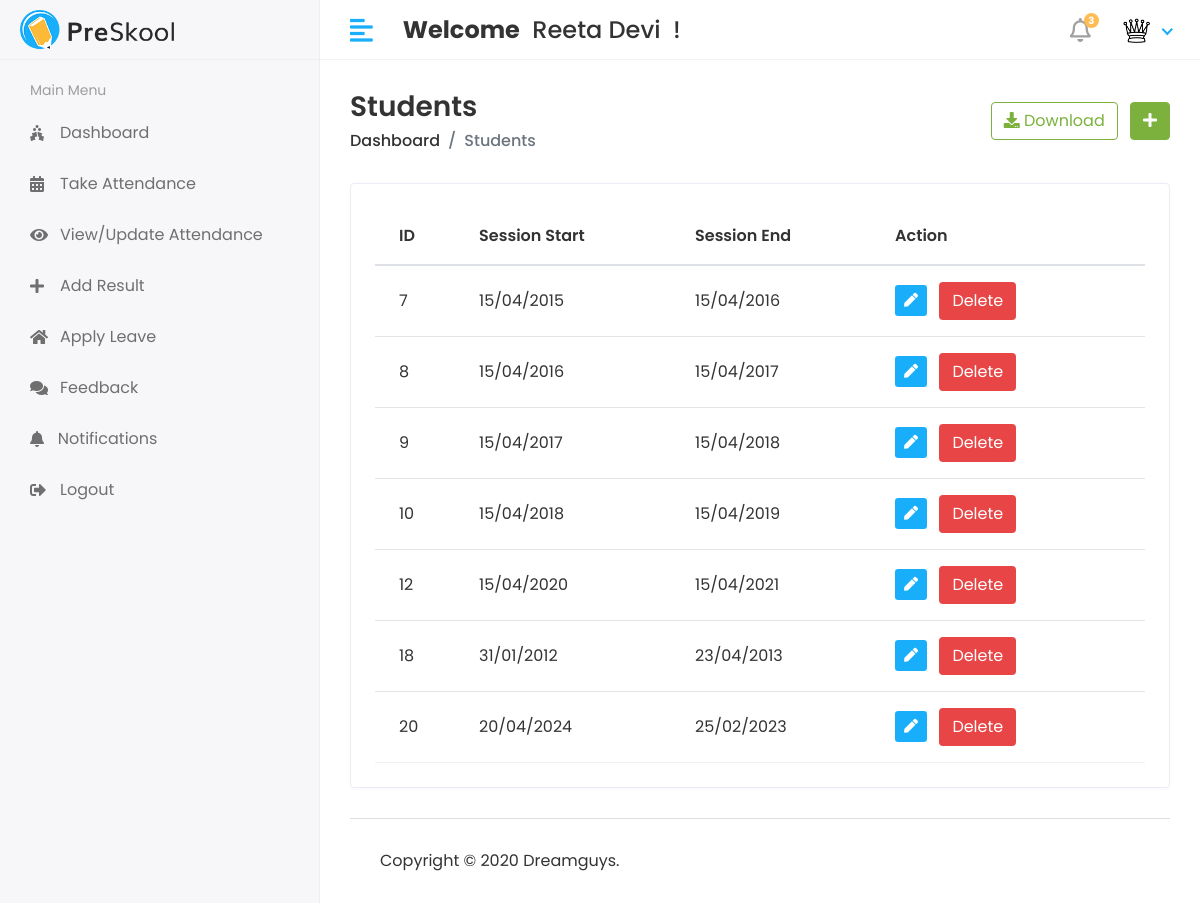
Page /Hod/Session/view (signed in) on the earlier database version.
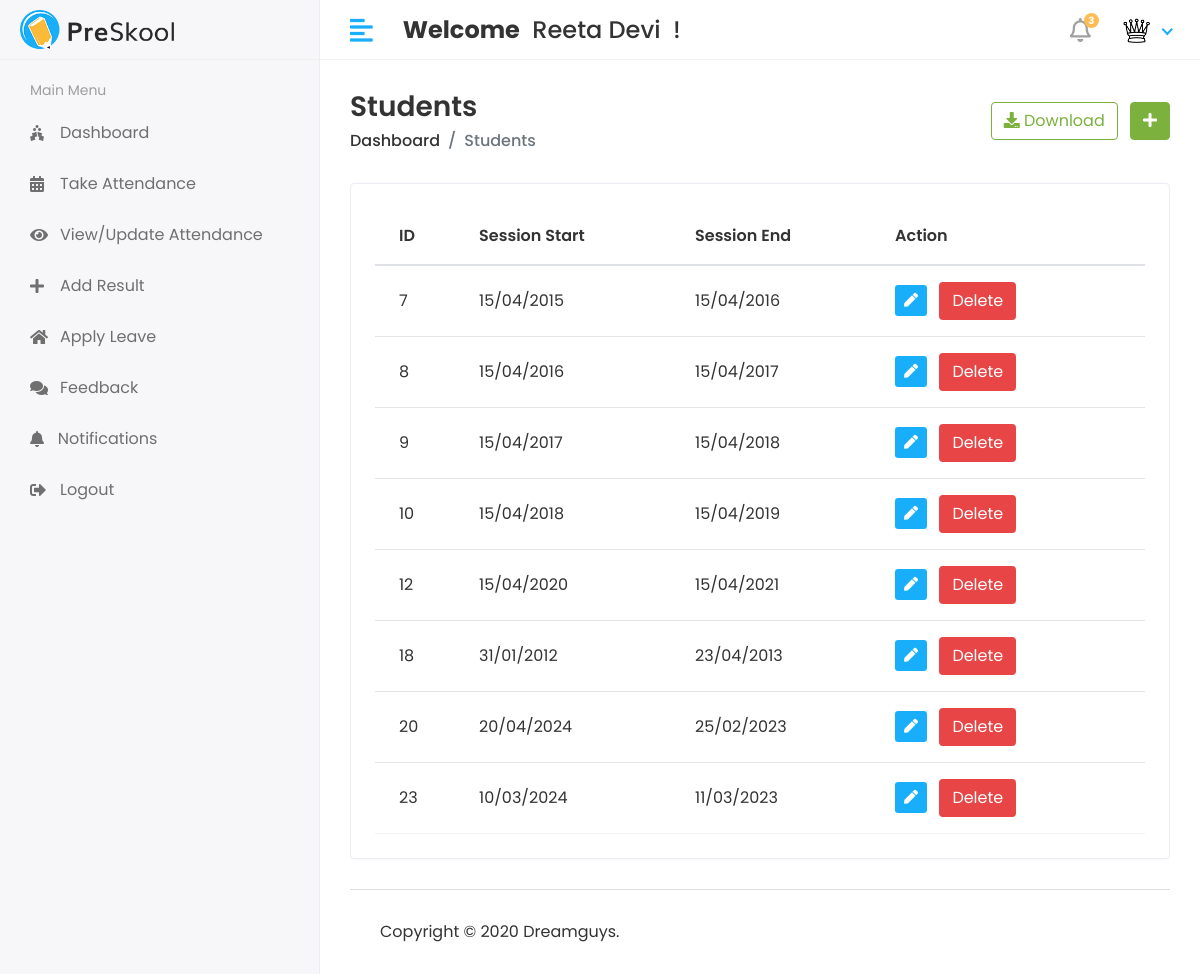
Same page on the later database version.
### myApp/models.py (models this page shows, shortened)
class CustomUser(AbstractUser):
  USER = (
    (1, 'HOD'),
    (2, 'STAFF'),
    (3, 'STUDENT'),
  )
  user_type = models.CharField(choices=USER, max_length=50, default=1)
  profile_Pic = models.ImageField(upload_to='media/profilePic')

class SessionYear(models.Model):
  objects = None
  session_start = models.CharField(max_length=50)
  session_end = models.CharField(max_length=50)

### StudentManagementProject/Hod_Views.py (the view)
@login_required(login_url='/')
def view_session(request):
  session = SessionYear.objects.all()
  context = {
    "sessions": session
  }
  return render(request, 'Hod/view_session.html', context)

### templates/Hod/view_session.html (shortened to what this page needs)
{% extends 'base.html' %}
{% block content %}
{% load static %}
<div class="page-header">
  <div class="row align-items-center">
    <div class="col">
      <h3 class="page-title">Students</h3>
      <ul class="breadcrumb">
        <li class="breadcrumb-item"><a href="{% url 'hod_home' %}">Dashboard</a></li>
        <li class="breadcrumb-item active">Students</li>
      </ul>
    </div>
    <div class="col-auto text-right float-right ml-auto">
      <a href="#" class="btn btn-outline-success mr-2"><i class="fas fa-download"></i> Download</a>
      <a href="{% url 'add_session' %}" class="btn btn-success"><i class="fas fa-plus"></i></a>
    </div>
  </div>
</div>
<div class="row">
  <div class="col-sm-12">
    <div class="card card-table">
      <div class="card-body">
        <div class="table-responsive">
          <table id="table_id" class="table table-hover table-center mb-0">
            <thead>
            <tr>
              <th>ID</th>
              <th>Session Start</th>
              <th>Session End</th>
              <th class="text-left">Action</th>
            </tr>
            </thead>
            <tbody>
            {% for i in sessions %}
            <tr>
              <td>{{i.id}}</td>
              <td>{{i.session_start}}</td>
              <td>{{i.session_end}}</td>
              <td>
                <div class="actions">
                  <a href="{% url 'edit_session' i.id %}" class="btn btn-sm bg-success-light mr-2">
                    <i class="fas fa-pen"></i>
                  </a>
                  <a href="{% url 'delete_session' i.id %}" class="btn btn bg-danger text-white">
                     Delete
                  </a>
                </div>
              </td>
            </tr>
            {% endfor %}
            </tbody>
          </table>
        </div>
      </div>
    </div>
  </div>
</div>
{% endblock %}

### templates/base.html (shortened to what this page needs)
<!DOCTYPE html>
<html lang="en">
{% load static %}
<head>
  <link rel="stylesheet" href="{% static 'assets/plugins/bootstrap/css/bootstrap.min.css' %}">
  <link rel="stylesheet" href="{% static 'assets/plugins/fontawesome/css/fontawesome.min.css' %}">
  <link rel="stylesheet" href="{% static 'assets/plugins/fontawesome/css/all.min.css' %}">
  <link rel="stylesheet" href="{% static 'assets/css/style.css' %}">
  <link rel="stylesheet" href="{% static 'assets/plugins/datatables/datatables.min.css' %}">
  <link rel="stylesheet" type="text/css" href="https://cdn.datatables.net/1.13.2/css/jquery.dataTables.css">
</head>
<body>
<div class="main-wrapper">
  {% include 'includes/header.html' %}
  {% include 'includes/sidebar.html' %}
  <div class="page-wrapper">
    <div class="content container-fluid">
      {% block content %} {% endblock %}
      {% include 'includes/footer.html' %}
    </div>
  </div>
</div>
</body>
</html>

### templates/includes/header.html (shortened to what this page needs)
{% load static %}
<div class="header">
  <div class="header-left">
    <a href="#" class="logo">
      <img src="{% static 'assets/img/logo.png' %}" alt="Logo">
    </a>
  </div>
  <a href="javascript:void(0);" id="toggle_btn">
    <i class="fas fa-align-left"></i>
  </a>
  <div class="top-nav-search mt-3">
    <h4><strong>Welcome</strong>&nbsp; <span>{{ user.first_name }} {{ user.last_name}}</span>&nbsp; !</h4>
  </div>
  <ul class="nav user-menu">
    <li class="nav-item dropdown noti-dropdown">
      <a href="#" class="dropdown-toggle nav-link" data-toggle="dropdown">
        <i class="far fa-bell"></i><span class="badge badge-pill">3</span>
      </a>
    </li>
    <li class="nav-item dropdown has-arrow">
      <a href="#" class="dropdown-toggle nav-link" data-toggle="dropdown">
        {% if user.profile_Pic == "" %}
        <span class="user-img"><img class="rounded-circle" src="{% static 'assets/img/no-img.jpg' %}" width="31" alt="{{user.first_name}}'s Pic"></span>
        {% else %}
        <span class="user-img"><img class="rounded-circle" src="/{{user.profile_Pic}}" width="31" alt="{{user.first_name}}'s Pic"></span>
        {% endif %}
      </a>
    </li>
  </ul>
</div>

### templates/includes/sidebar.html (shortened to what this page needs)
{% load active_link_tags %}
<div class="sidebar" id="sidebar">
  <div class="sidebar-inner slimscroll">
    <div id="sidebar-menu" class="sidebar-menu">
      {% if user.user_type == '1' %}
      <ul>
        <li class="menu-title">
          <span>Main Menu</span>
        </li>
        <li class="{% active_link 'hod_home' 'active' %}">
          <a href="{% url 'hod_home' %}">
            <i class="fa fa-user"></i>
            <span>Dashboard</span>
          </a>
        </li>
        <li class="submenu {% active_link 'view_staff' 'active' %} {% active_link 'add_staff' 'active' %}">
          <a href="#"
          ><i class="fas fa-chalkboard-teacher"></i> <span> Staff </span>
            <span class="menu-arrow"></span
            ></a>
          <ul>
            <li><a href="{% url 'view_staff' %}">View Staff</a></li>
            <li><a href="{% url 'add_staff' %}">Add Staff</a></li>
          </ul>
        </li>
        <li
            class="submenu {% active_link 'view_student' 'active' %}{% active_link 'add_student' 'active' %}"
        >
          <a href="#"
          ><i class="fas fa-user-graduate"></i> <span> Students</span>
            <span class="menu-arrow"></span
            ></a>
          <ul>
            <li><a href="{% url 'view_student' %}">View Student</a></li>
            <li><a href="{% url 'add_student' %}">Add Student</a></li>
          </ul>
        </li>
        <li
            class="submenu {% active_link 'view_course' 'active' %}{% active_link 'add_course' 'active' %}"
        >
          <a href="#"
          ><i class="fa fa-graduation-cap"></i><span> Courses</span>
            <span class="menu-arrow"></span>
          </a>
          <ul>
            <li><a href="{% url 'view_course' %}">Courses Views</a></li>
            <li><a href="{% url 'add_course' %}">Courses Add</a></li>
          </ul>
        </li>
        <li class="submenu {% active_link 'view_subject' 'active' %}{% active_link 'add_subject' 'active' %}">
          <a href="#">
            <i class="fas fa-book-reader"></i>
            <span> Subjects</span>
            <span class="menu-arrow"></span>
          </a>
          <ul>
            <li><a href="{% url 'add_subject' %}">Add Subject</a></li>
            <li><a href="{% url 'view_subject' %}">View Subject</a></li>
          </ul>
        </li>
        <li
            class="submenu {% active_link 'view_session' 'active' %}{% active_link 'add_session' 'active' %}"
        >
          <a href="#"
          ><i class="fa fa-clock"></i> <span> Session</span>
            <span class="menu-arrow"></span
            ></a>
          <ul>
            <li><a href="{% url 'view_session' %}">View Session</a></li>
            <li><a href="{% url 'add_session' %}">Add Session</a></li>
          </ul>
        </li>
        <li class="menu-title">
          <span>Management</span>
        </li>
        <li class="{% active_link 'view_notification' 'active' %}">
          <a href="{% url 'view_notification' %}">
            <i class="fa fa-paper-plane"></i>
            <span>Staff Notification</span>
          </a>
        </li>
        <li>
          <a href="holiday.html">
            <i class="fa fa-paper-plane"></i>
            <span>Student Notification</span>
          </a>
        </li>
        <li>
          <a href="holiday.html">
            <i class="fa fa-calendar"></i>
            <span>View Attendance</span>
          </a>
        </li>
        <li class="submenu {% active_link 'view_staff_leave' 'active' %}{% active_link 'view_student_leave' 'active' %}">
          <a href="#">
            <i class="fa fa-home"></i> <span>Leave</span>
            <span class="menu-arrow"></span>
          </a>
          <ul>
            <li><a href="{% url 'view_staff_leave' %}">Staff Leave</a></li>
            <li><a href="{% url 'view_student_leave' %}">Student Leave</a></li>
          </ul>
        </li>
        <li class="submenu">
          <a href="#">
            <i class="fa fa-comments"></i><span> Feedback</span>
            <span class="menu-arrow"></span>
          </a>
          <ul>
            <li><a href="departments.html">Staff Feedback</a></li>
            <li><a href="add-department.html">Student Feedback</a></li>
          </ul>
        </li>
        <li class="submenu">
          <a href="{% url 'logout' %}">
            <i class="fas fa-sign-out-alt"></i>
            <span>Logout</span>
          </a>
        </li>
      </ul>
      {% elif user.user_type == '2' %}
      <ul>
        <li class="menu-title">
          <span>Main Menu</span>
        </li>
        <li class="{% active_link 'staff_home' 'active' %}">
          <a href="{% url 'staff_home' %}">
            <i class="fa fa-holly-berry"></i>
            <span>Dashboard</span>
          </a>
        </li>
        <li class="{% active_link '' 'active' %}">
          <a href="{% url 'student_home' %}">
            <i class="fa fa-calendar-alt"></i>
            <span>Take Attendance</span>
          </a>
        </li>
        <li class="{% active_link '' 'active' %}">
          <a href="{% url 'student_home' %}">
            <i class="fa fa-eye"></i>
            <span>View/Update Attendance</span>
          </a>
        </li>
        <li class="{% active_link '' 'active' %}">
          <a href="{% url 'student_home' %}">
            <i class="fa fa-plus"></i>
            <span>Add Result</span>
          </a>
        </li>
        <li class="{% active_link 'apply_leave' 'active' %}">
          <a href="{% url 'apply_leave' %}">
            <i class="fas fa-home"></i>
            <span>Apply Leave</span>
          </a>
        </li>
        <li class="{% active_link '' 'active' %}">
          <a href="{% url 'student_home' %}">
            <i class="fa fa-comments"></i>
            <span>Feedback</span>
          </a>
        </li>
        <li class="{% active_link 'view_staff_notification' 'active' %}">
          <a href="{% url 'view_staff_notification' %}">
            <i class="fa fa-bell position-relative">
            </i>
            <span class="w-100">Notifications </span>
          </a>
        </li>
        <li class="submenu">
          <a href="{% url 'logout' %}"
          ><i class="fas fa-sign-out-alt"></i><span>Logout</span></a
          >
        </li>
      </ul>
      {% endif %}
    </div>
  </div>
</div>

### templates/includes/footer.html
<footer>
  <p>
    Copyright © 2020 Dreamguys.
  </p>
</footer>

Differences in the rows shown:
added SessionYear: id "23", session_start "10/03/2024", session_end "11/03/2023"
